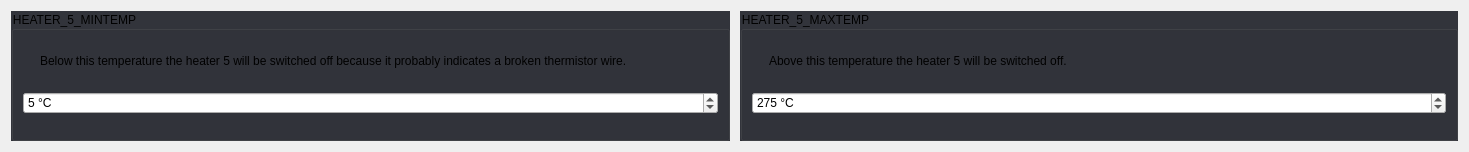
         <widget class="QWidget" name="scrollAreaWidgetContents_20">
          <property name="geometry">
           <rect>
            <x>0</x>
            <y>0</y>
            <width>1469</width>
            <height>152</height>
           </rect>
          </property>
          <property name="styleSheet">
           <string notr="true">#scrollAreaWidgetContents_20 {
	background: rgb(34, 35, 40);
}</string>
          </property>
          <layout class="QGridLayout" name="gridLayout_89">
           <property name="spacing">
            <number>10</number>
           </property>
           <item row="0" column="0">
            <widget class="QGroupBox" name="groupBox_28">
             <property name="focusPolicy">
              <enum>Qt::StrongFocus</enum>
             </property>
             <property name="styleSheet">
              <string notr="true">QGroupBox:!disabled {
	background: rgb(50, 52, 59);
}</string>
             </property>
             <property name="title">
              <string>HEATER_5_MINTEMP</string>
             </property>
             <layout class="QGridLayout" name="gridLayout_98">
              <property name="spacing">
               <number>10</number>
              </property>
              <item row="0" column="0">
               <widget class="QLabel" name="label_90">
                <property name="sizePolicy">
                 <sizepolicy hsizetype="Fixed" vsizetype="Fixed">
                  <horstretch>0</horstretch>
                  <verstretch>0</verstretch>
                 </sizepolicy>
                </property>
                <property name="text">
                 <string/>
                </property>
                <property name="pixmap">
                 <pixmap resource="../resources/resources.qrc">:/info_FILL0_wght100_GRAD0_opsz20.svg</pixmap>
                </property>
               </widget>
              </item>
              <item row="0" column="1">
               <widget class="QLabel" name="label_91">
                <property name="text">
                 <string>Below this temperature the heater 5 will be switched off because it probably indicates a broken thermistor wire.</string>
                </property>
                <property name="wordWrap">
                 <bool>true</bool>
                </property>
               </widget>
              </item>
              <item row="1" column="0" colspan="2">
               <widget class="QSpinBox" name="uHeater5MintempSpinBox">
                <property name="suffix">
                 <string> °C</string>
                </property>
                <property name="maximum">
                 <number>100</number>
                </property>
                <property name="stepType">
                 <enum>QAbstractSpinBox::AdaptiveDecimalStepType</enum>
                </property>
                <property name="value">
                 <number>5</number>
                </property>
               </widget>
              </item>
             </layout>
            </widget>
           </item>
           <item row="0" column="1">
            <widget class="QGroupBox" name="groupBox_38">
             <property name="focusPolicy">
              <enum>Qt::StrongFocus</enum>
             </property>
             <property name="styleSheet">
              <string notr="true">QGroupBox:!disabled {
	background: rgb(50, 52, 59);
}</string>
             </property>
             <property name="title">
              <string>HEATER_5_MAXTEMP</string>
             </property>
             <layout class="QGridLayout" name="gridLayout_117">
              <property name="spacing">
               <number>10</number>
              </property>
              <item row="0" column="0">
               <widget class="QLabel" name="label_111">
                <property name="sizePolicy">
                 <sizepolicy hsizetype="Fixed" vsizetype="Fixed">
                  <horstretch>0</horstretch>
                  <verstretch>0</verstretch>
                 </sizepolicy>
                </property>
                <property name="text">
                 <string/>
                </property>
                <property name="pixmap">
                 <pixmap resource="../resources/resources.qrc">:/info_FILL0_wght100_GRAD0_opsz20.svg</pixmap>
                </property>
               </widget>
              </item>
              <item row="0" column="1">
               <widget class="QLabel" name="label_112">
                <property name="text">
                 <string>Above this temperature the heater 5 will be switched off.</string>
                </property>
                <property name="wordWrap">
                 <bool>true</bool>
                </property>
               </widget>
              </item>
              <item row="1" column="0" colspan="2">
               <widget class="QSpinBox" name="uHeater5MaxtempSpinBox">
                <property name="suffix">
                 <string> °C</string>
                </property>
                <property name="maximum">
                 <number>500</number>
                </property>
                <property name="stepType">
                 <enum>QAbstractSpinBox::AdaptiveDecimalStepType</enum>
                </property>
                <property name="value">
                 <number>275</number>
                </property>
               </widget>
              </item>
             </layout>
            </widget>
           </item>
          </layout>
         </widget>
